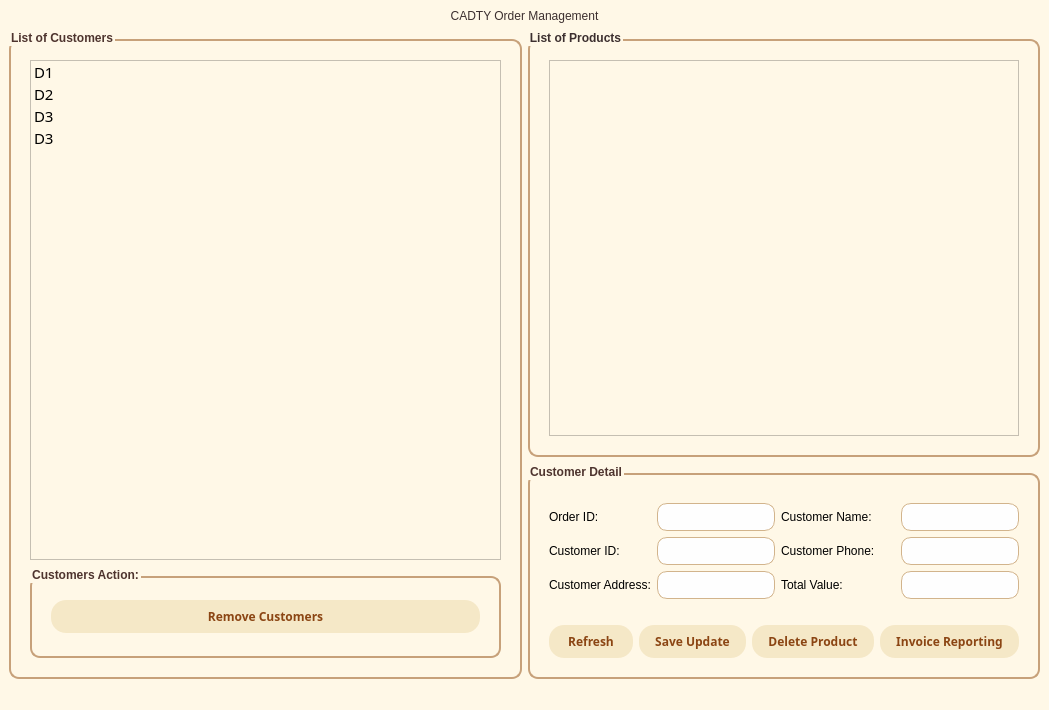
<?xml version="1.0" encoding="UTF-8"?>
<ui version="4.0">
 <class>WarehouseManagementMainWindow</class>
 <widget class="QMainWindow" name="WarehouseManagementMainWindow">
  <property name="geometry">
   <rect>
    <x>0</x>
    <y>0</y>
    <width>1049</width>
    <height>710</height>
   </rect>
  </property>
  <property name="windowTitle">
   <string>Warehouse Management</string>
  </property>
  <property name="styleSheet">
   <string notr="true">background-color:#FFF8E7;</string>
  </property>
  <widget class="QWidget" name="centralwidget">
   <layout class="QVBoxLayout" name="verticalLayoutMain">
    <item>
     <widget class="QLabel" name="labelTitle">
      <property name="styleSheet">
       <string notr="true">color:#3C2F2F;
font: 20pt &quot;Mongolian Baiti&quot;;</string>
      </property>
      <property name="text">
       <string>CADTY Order Management</string>
      </property>
      <property name="alignment">
       <set>Qt::AlignCenter</set>
      </property>
     </widget>
    </item>
    <item>
     <layout class="QHBoxLayout" name="horizontalLayoutContent">
      <item>
       <widget class="QGroupBox" name="groupBoxCustomers">
        <property name="styleSheet">
         <string notr="true">QGroupBox {
    border: 2px solid #C7A17A;
    border-radius: 10px;
    margin-top: 10px;
    padding: 10px;
    font-weight: bold;
    color: #4E342E;	
	font: 12pt &quot;Mongolian Baiti&quot;;
}</string>
        </property>
        <property name="title">
         <string>List of Customers</string>
        </property>
        <layout class="QVBoxLayout" name="verticalLayoutWarehouse">
         <item>
          <widget class="QListWidget" name="listWidgetWarehouse">
           <property name="maximumSize">
            <size>
             <width>16777215</width>
             <height>500</height>
            </size>
           </property>
           <property name="styleSheet">
            <string notr="true">QHeaderView::section {
    background-color: #F5E8C7; 
    color: #3C2F2F;
    padding: 5px;
    border: 1px solid #C7A17A; 
    font-weight: bold;
	font: 11pt &quot;Mongolian Baiti&quot;;
}


QHeaderView::section:hover {
    background-color: #FFC1CC; 
	font: 11pt &quot;Mongolian Baiti&quot;;
}

QTableWidget#productsTable::item {
    background-color: #FEFEFE; 
    border: 1px solid #C7A17A; 
	font: 11pt &quot;Mongolian Baiti&quot;;
    padding: 5px;
}</string>
           </property>
           <item>
            <property name="text">
             <string>D1</string>
            </property>
            <property name="font">
             <font>
              <family>Mongolian Baiti</family>
              <pointsize>11</pointsize>
             </font>
            </property>
           </item>
           <item>
            <property name="text">
             <string>D2</string>
            </property>
            <property name="font">
             <font>
              <family>Mongolian Baiti</family>
              <pointsize>11</pointsize>
             </font>
            </property>
           </item>
           <item>
            <property name="text">
             <string>D3</string>
            </property>
            <property name="font">
             <font>
              <family>Mongolian Baiti</family>
              <pointsize>11</pointsize>
             </font>
            </property>
           </item>
           <item>
            <property name="text">
             <string>D3</string>
            </property>
            <property name="font">
             <font>
              <family>Mongolian Baiti</family>
              <pointsize>11</pointsize>
             </font>
            </property>
           </item>
          </widget>
         </item>
         <item>
          <widget class="QGroupBox" name="groupBox">
           <property name="title">
            <string>Customers Action:</string>
           </property>
           <layout class="QHBoxLayout" name="horizontalLayout_2">
            <item>
             <layout class="QHBoxLayout" name="horizontalLayout">
              <item>
               <widget class="QPushButton" name="pushButtonRemoveCustomer">
                <property name="font">
                 <font>
                  <family>Arial,sans-serif</family>
                  <pointsize>-1</pointsize>
                  <weight>75</weight>
                  <bold>true</bold>
                 </font>
                </property>
                <property name="styleSheet">
                 <string notr="true">
QPushButton {
    background-color: #F5E8C7;
    color: #8B4513; 
    padding: 8px 16px;
    border: none;
    border-radius: 15px;
    font-family: 'Arial', sans-serif;
    font-size: 12px;
    font-weight: bold;
    text-transform: uppercase;
}

QPushButton:hover {
    background-color: #FFD700; 
}

QPushButton:pressed {
    background-color: #D2B48C;
}</string>
                </property>
                <property name="text">
                 <string>Remove Customers</string>
                </property>
               </widget>
              </item>
             </layout>
            </item>
           </layout>
          </widget>
         </item>
        </layout>
       </widget>
      </item>
      <item>
       <layout class="QVBoxLayout" name="verticalLayout1">
        <item>
         <widget class="QGroupBox" name="groupBoxProductList">
          <property name="styleSheet">
           <string notr="true">QGroupBox {
    border: 2px solid #C7A17A;
    border-radius: 10px;
    margin-top: 10px;
    padding: 10px;
    font-weight: bold;
    color: #3C2F2F;
	font: 12pt &quot;Mongolian Baiti&quot;;
}</string>
          </property>
          <property name="title">
           <string>List of Products</string>
          </property>
          <layout class="QVBoxLayout" name="verticalLayoutProductList">
           <item>
            <widget class="QTableWidget" name="tableWidgetProduct">
             <property name="styleSheet">
              <string notr="true">QHeaderView::section {
    background-color: #F5E8C7; 
    color: #3C2F2F;
    padding: 5px;
    border: 1px solid #C7A17A; 
    font-weight: bold;
	font: 11pt &quot;Mongolian Baiti&quot;;
}


QHeaderView::section:hover {
    background-color: #FFC1CC; 
	font: 11pt &quot;Mongolian Baiti&quot;;
}

QTableWidget#productsTable::item {
    background-color: #FEFEFE; 
    border: 1px solid #C7A17A; 
    padding: 5px;
	font: 11pt &quot;Mongolian Baiti&quot;;
}</string>
             </property>
             <property name="rowCount">
              <number>0</number>
             </property>
             <property name="columnCount">
              <number>0</number>
             </property>
            </widget>
           </item>
          </layout>
         </widget>
        </item>
        <item>
         <widget class="QGroupBox" name="groupBoxProductDetail">
          <property name="styleSheet">
           <string notr="true">QGroupBox {
    border: 2px solid #C7A17A;
    border-radius: 10px;
    margin-top: 10px;
    padding: 10px;
    font-weight: bold;
    color: #4E342E;	
	font: 12pt &quot;Mongolian Baiti&quot;;
}</string>
          </property>
          <property name="title">
           <string>Customer Detail</string>
          </property>
          <layout class="QGridLayout" name="gridLayoutProductManageDetail">
           <item row="2" column="1">
            <widget class="QLineEdit" name="lineEditCustomerID">
             <property name="styleSheet">
              <string notr="true">QLineEdit {
    background-color: #FEFEFE; 
    border: 1px solid #D2B48C; 
    border-radius: 10px;
    padding: 5px;
	font: 75 10pt &quot;Georgia&quot;;
    color: #8B4513; 
}

QLineEdit:focus {
    border: 2px solid #FFD700; 
}</string>
             </property>
            </widget>
           </item>
           <item row="1" column="1">
            <widget class="QLineEdit" name="lineEditOrderID">
             <property name="styleSheet">
              <string notr="true">QLineEdit {
    background-color: #FEFEFE; 
    border: 1px solid #D2B48C; 
    border-radius: 10px;
    padding: 5px;
	font: 75 10pt &quot;Georgia&quot;;
    color: #8B4513; 
}

QLineEdit:focus {
    border: 2px solid #FFD700; 
}</string>
             </property>
            </widget>
           </item>
           <item row="1" column="0">
            <widget class="QLabel" name="label2">
             <property name="styleSheet">
              <string notr="true">font: 11pt &quot;Mongolian Baiti&quot;;</string>
             </property>
             <property name="text">
              <string>Order ID:</string>
             </property>
            </widget>
           </item>
           <item row="1" column="2">
            <widget class="QLabel" name="label3">
             <property name="styleSheet">
              <string notr="true">font: 11pt &quot;Mongolian Baiti&quot;;</string>
             </property>
             <property name="text">
              <string>Customer Name:</string>
             </property>
            </widget>
           </item>
           <item row="2" column="3">
            <widget class="QLineEdit" name="lineEditPhone">
             <property name="styleSheet">
              <string notr="true">QLineEdit {
    background-color: #FEFEFE; 
    border: 1px solid #D2B48C; 
    border-radius: 10px;
    padding: 5px;
	font: 75 10pt &quot;Georgia&quot;;
    color: #8B4513; 
}

QLineEdit:focus {
    border: 2px solid #FFD700; 
}</string>
             </property>
             <property name="echoMode">
              <enum>QLineEdit::Normal</enum>
             </property>
            </widget>
           </item>
           <item row="1" column="3">
            <widget class="QLineEdit" name="lineEditCustomerName">
             <property name="styleSheet">
              <string notr="true">QLineEdit {
    background-color: #FEFEFE; 
    border: 1px solid #D2B48C; 
    border-radius: 10px;
    padding: 5px;
	font: 75 10pt &quot;Georgia&quot;;
    color: #8B4513; 
}

QLineEdit:focus {
    border: 2px solid #FFD700; 
}</string>
             </property>
            </widget>
           </item>
           <item row="2" column="2">
            <widget class="QLabel" name="label5">
             <property name="styleSheet">
              <string notr="true">font: 11pt &quot;Mongolian Baiti&quot;;</string>
             </property>
             <property name="text">
              <string>Customer Phone:</string>
             </property>
            </widget>
           </item>
           <item row="2" column="0">
            <widget class="QLabel" name="label6">
             <property name="styleSheet">
              <string notr="true">font: 11pt &quot;Mongolian Baiti&quot;;</string>
             </property>
             <property name="text">
              <string>Customer ID:</string>
             </property>
            </widget>
           </item>
           <item row="3" column="1">
            <widget class="QLineEdit" name="lineEditAddress">
             <property name="styleSheet">
              <string notr="true">QLineEdit {
    background-color: #FEFEFE; 
    border: 1px solid #D2B48C; 
    border-radius: 10px;
    padding: 5px;
	font: 75 10pt &quot;Georgia&quot;;
    color: #8B4513; 
}

QLineEdit:focus {
    border: 2px solid #FFD700; 
}</string>
             </property>
            </widget>
           </item>
           <item row="3" column="3">
            <widget class="QLineEdit" name="lineEditTotalValue">
             <property name="styleSheet">
              <string notr="true">QLineEdit {
    background-color: #FEFEFE; 
    border: 1px solid #D2B48C; 
    border-radius: 10px;
    padding: 5px;
	font: 75 10pt &quot;Georgia&quot;;
    color: #8B4513; 
}

QLineEdit:focus {
    border: 2px solid #FFD700; 
}</string>
             </property>
            </widget>
           </item>
           <item row="3" column="2">
            <widget class="QLabel" name="label">
             <property name="styleSheet">
              <string notr="true">font: 11pt &quot;Mongolian Baiti&quot;;</string>
             </property>
             <property name="text">
              <string>Total Value:</string>
             </property>
            </widget>
           </item>
           <item row="3" column="0">
            <widget class="QLabel" name="label6_2">
             <property name="styleSheet">
              <string notr="true">font: 11pt &quot;Mongolian Baiti&quot;;</string>
             </property>
             <property name="text">
              <string>Customer Address:</string>
             </property>
            </widget>
           </item>
           <item row="0" column="1">
            <spacer name="horizontalSpacer_2">
             <property name="orientation">
              <enum>Qt::Horizontal</enum>
             </property>
             <property name="sizeHint" stdset="0">
              <size>
               <width>35</width>
               <height>9</height>
              </size>
             </property>
            </spacer>
           </item>
           <item row="8" column="0" colspan="4">
            <layout class="QHBoxLayout" name="horizontalLayoutButtons">
             <item>
              <widget class="QPushButton" name="pushButtonClear">
               <property name="font">
                <font>
                 <family>Arial,sans-serif</family>
                 <pointsize>-1</pointsize>
                 <weight>75</weight>
                 <bold>true</bold>
                </font>
               </property>
               <property name="styleSheet">
                <string notr="true">
QPushButton {
    background-color: #F5E8C7;
    color: #8B4513; 
    padding: 8px 16px;
    border: none;
    border-radius: 15px;
    font-family: 'Arial', sans-serif;
    font-size: 12px;
    font-weight: bold;
    text-transform: uppercase;
}

QPushButton:hover {
    background-color: #FFD700; 
}

QPushButton:pressed {
    background-color: #D2B48C;
}</string>
               </property>
               <property name="text">
                <string>Refresh</string>
               </property>
              </widget>
             </item>
             <item>
              <widget class="QPushButton" name="pushButtonSaveUpdate">
               <property name="font">
                <font>
                 <family>Arial,sans-serif</family>
                 <pointsize>-1</pointsize>
                 <weight>75</weight>
                 <bold>true</bold>
                </font>
               </property>
               <property name="styleSheet">
                <string notr="true">
QPushButton {
    background-color: #F5E8C7;
    color: #8B4513; 
    padding: 8px 16px;
    border: none;
    border-radius: 15px;
    font-family: 'Arial', sans-serif;
    font-size: 12px;
    font-weight: bold;
    text-transform: uppercase;
}

QPushButton:hover {
    background-color: #FFD700; 
}

QPushButton:pressed {
    background-color: #D2B48C;
}</string>
               </property>
               <property name="text">
                <string>Save Update</string>
               </property>
              </widget>
             </item>
             <item>
              <widget class="QPushButton" name="pushButtonDelete">
               <property name="font">
                <font>
                 <family>Arial,sans-serif</family>
                 <pointsize>-1</pointsize>
                 <weight>75</weight>
                 <bold>true</bold>
                </font>
               </property>
               <property name="styleSheet">
                <string notr="true">
QPushButton {
    background-color: #F5E8C7;
    color: #8B4513; 
    padding: 8px 16px;
    border: none;
    border-radius: 15px;
    font-family: 'Arial', sans-serif;
    font-size: 12px;
    font-weight: bold;
    text-transform: uppercase;
}

QPushButton:hover {
    background-color: #FFD700; 
}

QPushButton:pressed {
    background-color: #D2B48C;
}</string>
               </property>
               <property name="text">
                <string>Delete Product</string>
               </property>
              </widget>
             </item>
             <item>
              <widget class="QPushButton" name="pushButtonInvoiceReporting">
               <property name="font">
                <font>
                 <family>Arial,sans-serif</family>
                 <pointsize>-1</pointsize>
                 <weight>75</weight>
                 <bold>true</bold>
                </font>
               </property>
               <property name="styleSheet">
                <string notr="true">
QPushButton {
    background-color: #F5E8C7;
    color: #8B4513; 
    padding: 8px 16px;
    border: none;
    border-radius: 15px;
    font-family: 'Arial', sans-serif;
    font-size: 12px;
    font-weight: bold;
    text-transform: uppercase;
}

QPushButton:hover {
    background-color: #FFD700; 
}

QPushButton:pressed {
    background-color: #D2B48C;
}</string>
               </property>
               <property name="text">
                <string>Invoice Reporting</string>
               </property>
              </widget>
             </item>
            </layout>
           </item>
           <item row="5" column="2">
            <spacer name="horizontalSpacer">
             <property name="orientation">
              <enum>Qt::Horizontal</enum>
             </property>
             <property name="sizeHint" stdset="0">
              <size>
               <width>40</width>
               <height>20</height>
              </size>
             </property>
            </spacer>
           </item>
          </layout>
         </widget>
        </item>
       </layout>
      </item>
     </layout>
    </item>
   </layout>
  </widget>
  <widget class="QMenuBar" name="menubar">
   <property name="geometry">
    <rect>
     <x>0</x>
     <y>0</y>
     <width>1049</width>
     <height>18</height>
    </rect>
   </property>
  </widget>
  <widget class="QStatusBar" name="statusbar"/>
 </widget>
 <resources/>
 <connections/>
</ui>
